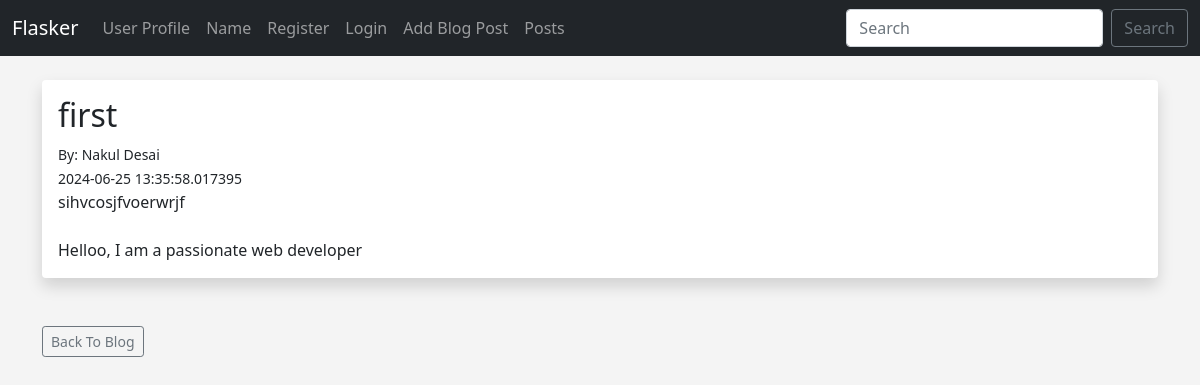
/posts/1, run on the app's committed database.
### app.py (models this page shows, shortened)
class Posts(db.Model):
	id = db.Column(db.Integer, primary_key=True)
	title = db.Column(db.String(255), nullable=False)
	content = db.Column(db.Text, nullable=False)
	date_posted = db.Column(db.DateTime, default=datetime.now())
	slug = db.Column(db.String(255), nullable=False)
	poster_id = db.Column(db.Integer, db.ForeignKey('users.id'))

class Users(db.Model,UserMixin):
	id = db.Column(db.Integer, primary_key=True)
	username = db.Column(db.String(20), nullable=False, unique=True)
	name = db.Column(db.String(200), nullable=False)
	email = db.Column(db.String(120), nullable=False, unique=True)
	field = db.Column(db.String(120))
	about_author = db.Column(db.Text(500), nullable=True)
	date_added = db.Column(db.DateTime, default=datetime.now)
	profile_pic = db.Column(db.String, nullable=True)
	password_hash = db.Column(db.String(200))
	posts = db.relationship('Posts', backref='poster')
	@property
	def password(self):
		raise AttributeError('password is not a readable attribute!')

### app.py (the view)
@app.route('/posts/<int:id>')
def post(id):
	post = Posts.query.get_or_404(id)
	return render_template('post.html', post=post)

### webforms.py
class SearchForm(FlaskForm):
	searched = StringField('Searched', validators=[DataRequired()])
	submit = SubmitField('Search')

### app.py (called while the page is built)
@app.context_processor
def base():
	form = SearchForm()
	return dict(form=form)

### templates/post.html (shortened to what this page needs)
{% extends 'base.html' %}
{% block content %}
    <div class="shadow p-3 mb-5 bg-body rounded">
        <h2>{{ post.title }}</h2>
        <small>By: {{ post.poster.name }} <br>
        {{ post.date_posted }}</small> <br>
        {{ post.content|safe }} <br><br>
        {% if post.poster.about_author %}
            {{ post.poster.about_author }}
        {% endif %}
    </div>
    <a href="{{ url_for('posts') }}" type="button" class="btn btn-outline-secondary btn-sm">Back To Blog</a>
{% endblock content %}

### static/css/style.css (style rules this page uses)
body { background: #f4f4f4; }

### data on the page
Posts: title "first", date_posted "2024-06-25 13:35:58.017395", content "sihvcosjfvoerwrjf"
Users: poster.name "Nakul Desai", poster.about_author "Helloo, I am a passionate web developer"
